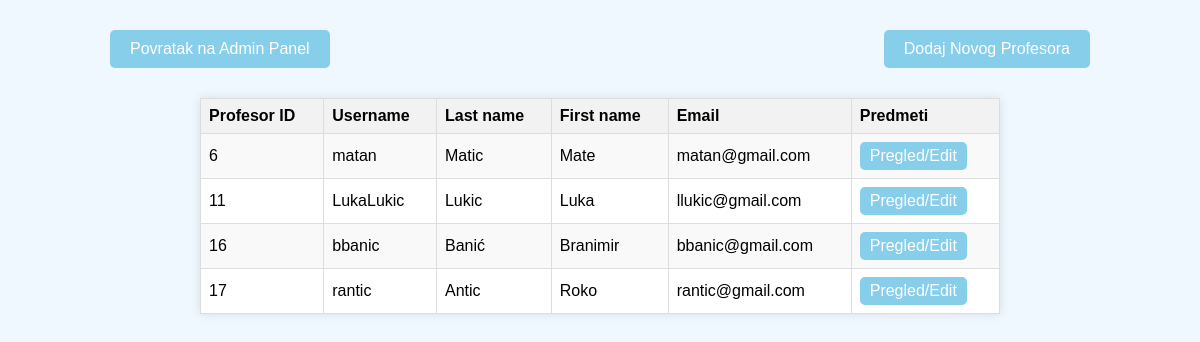
Screenshot of /adminPanel/all_profesors with the database file from the repository.
### app_1/models.py (models this page shows)
class Korisnik(AbstractUser):
    roles = (('admin','administrator'),('prof','profesor'),('stud','student'))
    role = models.CharField(max_length=50,choices=roles)
    statuses = (('none','none'),('izv','izvanredni'),('red','redovni'))
    status = models.CharField(max_length=50,choices=statuses)

### app_1/views.py (the view)
# urls.py: path('adminPanel/all_profesors',views.display_all_profesors,name="all_profesors"),
def display_all_profesors(request):
    profesors = Korisnik.objects.filter(role='prof')
    print("Profesori: "+str(profesors))
    return render(request,'all_profesors.html',{'profesors':profesors})

### app_1/templates/all_profesors.html (shortened to what this page needs)
{% block all_profesors %}
<div class="container">
    <div class="header">
        <a class="back_button" href="javascript:history.back()">Povratak na Admin Panel</a>
        <a class="add_button" href="register">Dodaj Novog Profesora</a>
    </div>
<table>
    <tr>
        <th>Profesor ID</th>
        <th>Username</th>
        <th>Last name</th>
        <th>First name</th>
        <th>Email</th>
        <th>Predmeti</th>
    </tr>
{% for profesor in profesors %}
<tr>
    <td>{{ profesor.id }}</td>
    <td>{{ profesor.username }}</td>
    <td>{{ profesor.last_name }}</td>
    <td>{{ profesor.first_name }}</td>
    <td>{{ profesor.email }}</td>
    <td><a class="edit" href="editProfesor/{{ profesor.id }}">Pregled/Edit</a></td>
</tr>
{%endfor%}
</table>
</div>
{%endblock%}

### app_1/templates/all_profesors.html (style rules this page uses)
.container { max-width: 1000px; margin: 0 auto; }
.header { display: flex; justify-content: space-between; align-items: center; margin-bottom: 20px; }
table { width: 100%; max-width: 800px; margin: 0 auto; border-collapse: collapse; border: 1px solid #ddd; box-shadow: 0 0 10px rgba(0, 0, 0, 0.1); background-color: white; }
th, td { border: 1px solid #ddd; padding: 8px; text-align: left; }
th { background-color: #f2f2f2; }
tr:nth-child(even) { background-color: #f9f9f9; }
.edit { background-color: skyblue; color: white; border: none; padding: 5px 10px; text-align: center; text-decoration: none; display: inline-block; font-size: 1em; cursor: pointer; border-radius: 5px; }
.back_button, .add_button { box-sizing: border-box; float: right; margin: 10px 10px 10px 10px; padding: 10px 20px; background-color: skyblue; color: white; text-decoration: none; border-radius: 5px; }

### rows the page displays
Korisnik: id "6", username "matan", last_name "Matic", first_name "Mate", email "matan@gmail.com"
Korisnik: id "11", username "LukaLukic", last_name "Lukic", first_name "Luka", email "llukic@gmail.com"
Korisnik: id "16", username "bbanic", last_name "Banić", first_name "Branimir", email "bbanic@gmail.com"
Korisnik: id "17", username "rantic", last_name "Antic", first_name "Roko", email "rantic@gmail.com"
